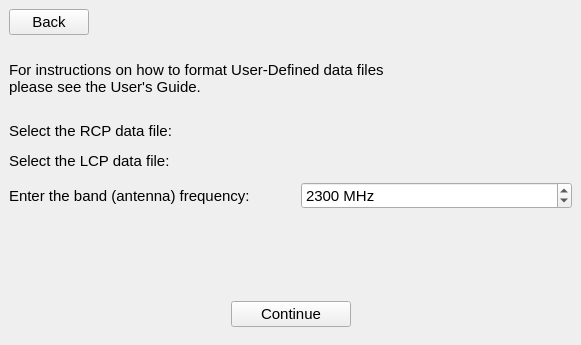
<?xml version="1.0" encoding="UTF-8"?>
<ui version="4.0">
 <class>MainWindow</class>
 <widget class="QMainWindow" name="MainWindow">
  <property name="geometry">
   <rect>
    <x>0</x>
    <y>0</y>
    <width>581</width>
    <height>345</height>
   </rect>
  </property>
  <property name="font">
   <font>
    <family>Arial</family>
    <pointsize>11</pointsize>
   </font>
  </property>
  <property name="windowTitle">
   <string>MainWindow</string>
  </property>
  <widget class="QWidget" name="centralwidget">
   <layout class="QVBoxLayout" name="verticalLayout_2" stretch="0,0,0,0,10">
    <property name="bottomMargin">
     <number>18</number>
    </property>
    <item>
     <layout class="QHBoxLayout" name="horizontalLayout">
      <item>
       <widget class="QPushButton" name="btn_back">
        <property name="text">
         <string>Back</string>
        </property>
       </widget>
      </item>
      <item>
       <spacer name="horizontalSpacer">
        <property name="orientation">
         <enum>Qt::Horizontal</enum>
        </property>
        <property name="sizeHint" stdset="0">
         <size>
          <width>40</width>
          <height>20</height>
         </size>
        </property>
       </spacer>
      </item>
     </layout>
    </item>
    <item>
     <layout class="QHBoxLayout" name="horizontalLayout_3">
      <property name="topMargin">
       <number>20</number>
      </property>
      <item>
       <widget class="QLabel" name="lbl_instructions">
        <property name="text">
         <string>For instructions on how to format User-Defined data files
please see the User's Guide.</string>
        </property>
       </widget>
      </item>
     </layout>
    </item>
    <item>
     <layout class="QGridLayout" name="gridLayout">
      <property name="topMargin">
       <number>20</number>
      </property>
      <property name="bottomMargin">
       <number>20</number>
      </property>
      <property name="horizontalSpacing">
       <number>20</number>
      </property>
      <property name="verticalSpacing">
       <number>12</number>
      </property>
      <item row="1" column="0">
       <widget class="QLabel" name="lbl_lcp">
        <property name="text">
         <string>Select the LCP data file:</string>
        </property>
       </widget>
      </item>
      <item row="0" column="0">
       <widget class="QLabel" name="lbl_rcp">
        <property name="text">
         <string>Select the RCP data file:</string>
        </property>
       </widget>
      </item>
      <item row="2" column="0">
       <widget class="QLabel" name="lbl_bandfreq">
        <property name="text">
         <string>Enter the band (antenna) frequency:</string>
        </property>
       </widget>
      </item>
      <item row="2" column="1">
       <widget class="QSpinBox" name="spin_bandfreq">
        <property name="suffix">
         <string> MHz</string>
        </property>
        <property name="maximum">
         <number>30000</number>
        </property>
        <property name="value">
         <number>2300</number>
        </property>
       </widget>
      </item>
     </layout>
    </item>
    <item>
     <spacer name="verticalSpacer">
      <property name="orientation">
       <enum>Qt::Vertical</enum>
      </property>
      <property name="sizeType">
       <enum>QSizePolicy::MinimumExpanding</enum>
      </property>
      <property name="sizeHint" stdset="0">
       <size>
        <width>20</width>
        <height>15</height>
       </size>
      </property>
     </spacer>
    </item>
    <item>
     <layout class="QHBoxLayout" name="horizontalLayout_2">
      <item>
       <spacer name="horizontalSpacer_2">
        <property name="orientation">
         <enum>Qt::Horizontal</enum>
        </property>
        <property name="sizeHint" stdset="0">
         <size>
          <width>40</width>
          <height>20</height>
         </size>
        </property>
       </spacer>
      </item>
      <item>
       <widget class="QPushButton" name="btn_continue">
        <property name="minimumSize">
         <size>
          <width>120</width>
          <height>0</height>
         </size>
        </property>
        <property name="text">
         <string>Continue</string>
        </property>
       </widget>
      </item>
      <item>
       <spacer name="horizontalSpacer_3">
        <property name="orientation">
         <enum>Qt::Horizontal</enum>
        </property>
        <property name="sizeHint" stdset="0">
         <size>
          <width>40</width>
          <height>20</height>
         </size>
        </property>
       </spacer>
      </item>
     </layout>
    </item>
   </layout>
  </widget>
 </widget>
 <resources/>
 <connections/>
</ui>
